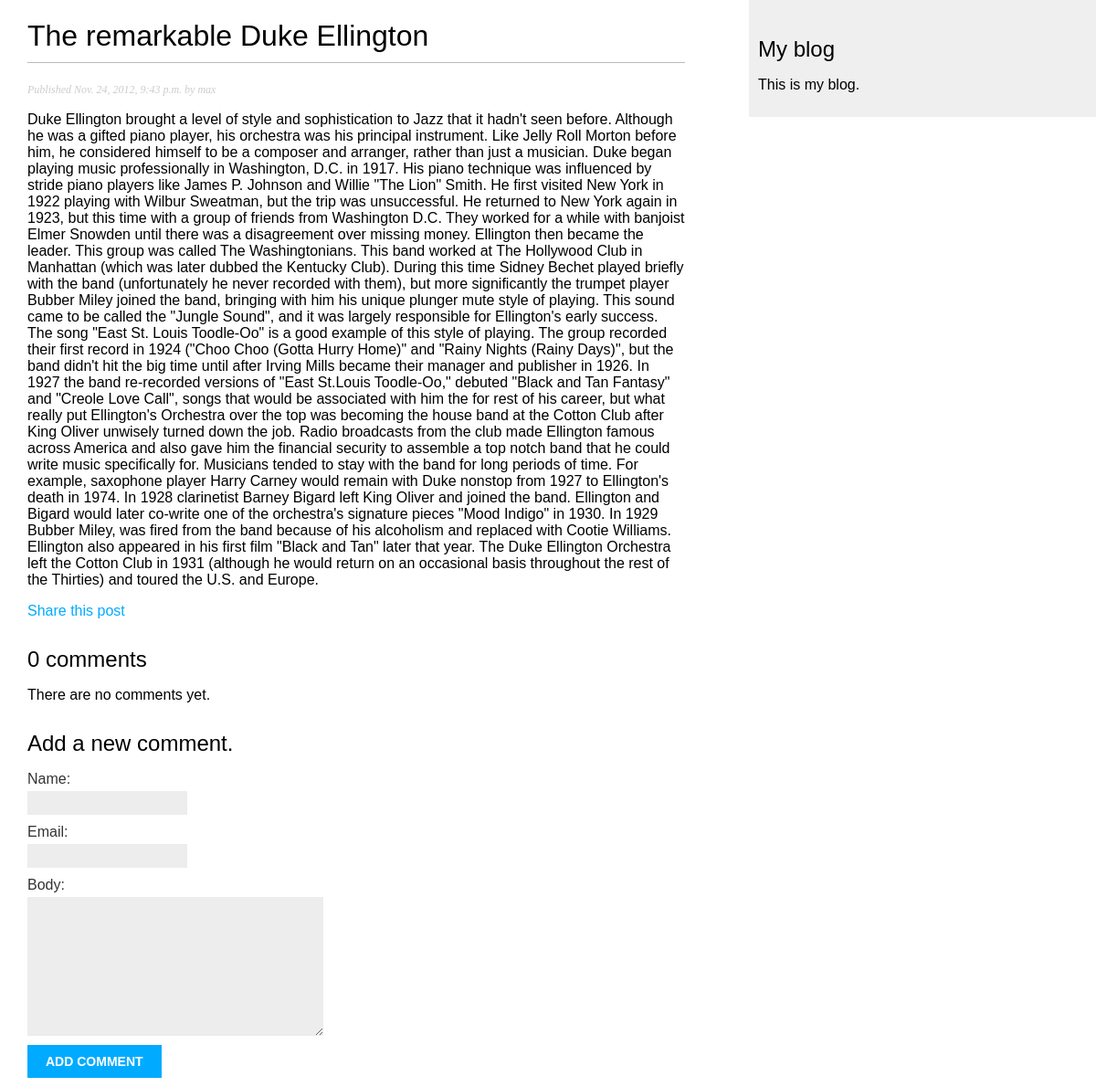
/blog/2012/11/24/remarkable-duke-ellington/, run on the app's committed database.
### blog/models.py (models this page shows, shortened)
class Post(models.Model):
    STATUS_CHOICES = (
        ('draft', 'Draft'),
        ('published', 'Published'),
    )
    title = models.CharField(max_length=250)
    slug = models.SlugField(max_length=250, unique_for_date='publish')
    author = models.ForeignKey(User, on_delete=models.CASCADE, related_name='blog_posts')
    body = models.TextField()
    publish = models.DateTimeField(default=timezone.now)
    created = models.DateTimeField(auto_now_add=True)
    updated = models.DateTimeField(auto_now=True)
    status = models.CharField(max_length=10, choices=STATUS_CHOICES, default='draft')
    objects = models.Manager() # The default manager
    published = PublishedManager() # Our custom manager
    tags = TaggableManager()
    class Meta:
        ordering = ('-publish',)

### blog/views.py (the view)
def post_detail(request, year, month, day, post):
    post = get_object_or_404(Post, slug=post, status='published', publish__year=year,
                            publish__month=month, publish__day=day)
    comments = post.comments.filter(active=True)
    new_comment = None
    if request.method == 'POST':
        comment_form = CommentForm(data=request.POST)
        if comment_form.is_valid():
            new_comment = comment_form.save(commit=False)
            new_comment.post = post
            new_comment.save()
    else:
        comment_form = CommentForm()
    return render(request, 'blog/post/detail.html', {'post': post,
                                                        'comments': comments,
                                                        'new_comment': new_comment,
                                                        'comment_form': comment_form})

### blog/forms.py
class CommentForm(forms.ModelForm):
    class Meta:
        model = Comment
        fields = ('name', 'email', 'body')

### blog/templates/blog/post/detail.html (shortened to what this page needs)
{% extends "blog/base.html" %}
{% block content %}
    <h1>{{ post.title }}</h1>
    <p class="date">
        Published {{ post.publish }} by {{ post.author }}
    </p>
    {{ post.body|linebreaks }}
    <p>
        <a href="{% url 'blog:post_share' post.id  %}">
            Share this post
        </a>
    </p>
    {% with comments.count as total_comments %}
        <h2> {{ total_comments }} comment{{ total_comments|pluralize }} </h2>
    {% endwith %}
    {% for comment in comments %}
    <div class="comment">
        <p class="info">
            Comment {{ forloop.counter }} by {{ comment.name }}
            {{ comment.created }}
        </p>
        {{ comment.body|linebreaks }}
    </div>
    {% empty %}
    <p>There are no comments yet.</p>
    {% endfor %}
    {% if new_comment %}
    <h2>Your comment has been successfully added.</h2>
    {% else %}
    <h2>Add a new comment.</h2>
    <form action="" method="post">
        {{ comment_form.as_p }}
        <p><input type="submit" value="Add Comment" /></p>
    </form>
    {% endif %}
{% endblock %}

### blog/static/css/blog.css (style rules this page uses)
body { margin:0; padding:0; font-family:helvetica, sans-serif; }
a { color:#00abff; text-decoration:none; }
h1 { font-weight:normal; border-bottom:1px solid #bbb; padding:0 0 10px 0; }
h2 { font-weight:normal; margin:30px 0 0; }
p.date { color:#ccc; font-family: georgia, serif; font-size: 12px; font-style: italic; }
label { float:left; clear:both; color:#333; margin-bottom:4px; }
input, textarea { clear:both; float:left; margin:0 0 10px; background:#ededed; border:0; padding:6px 10px; font-size:12px; }
input[type=submit] { font-weight:bold; background:#00abff; color:#fff; padding:10px 20px; font-size:14px; text-transform:uppercase; }

### data on the page
Post: title "The remarkable Duke Ellington", publish "Nov. 24, 2012, 9:43 p.m.", author "max", body "Duke Ellington brought a level of style and sophistication to Jazz that it hadn't seen before. Although he was a gifted piano player, his orchestra was his principal instrument. Like Jelly Roll Morton before him, he considered himself to be a composer and arranger, rather than just a musician. Duke began playing music professionally in Washington, D.C. in 1917. His piano technique was influenced by stride piano players like James P. Johnson and Willie \"The Lion\" Smith. He first visited New York in 1922 playing with Wilbur Sweatman, but the trip was unsuccessful. He returned to New York again in 1923, but this time with a group of friends from Washington D.C. They worked for a while with…"

### other printed values
{{ total_comments }} "0"
